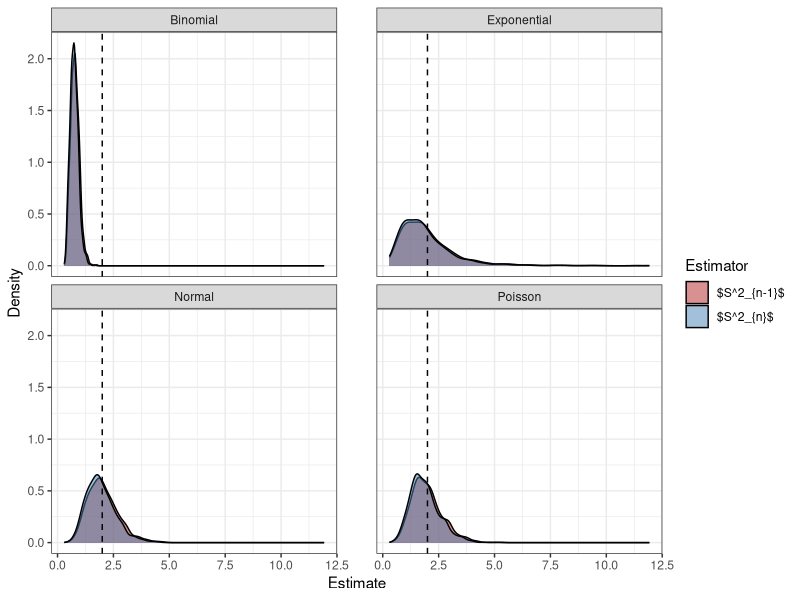

Generate this figure with R:
## ---- chunk 1
#| echo: false

default_chunk_hook  <- knitr::knit_hooks$get("chunk")

latex_font_size <- c("Huge", "huge", "LARGE", "Large", 
                     "large", "normalsize", "small", 
                     "footnotesize", "scriptsize", "tiny")

knitr::knit_hooks$set(chunk = function(x, options) {
  x <- default_chunk_hook(x, options)
  if(options$size %in% latex_font_size) {
    paste0("\n \\", options$size, "\n\n", 
      x, 
      "\n\n \\normalsize"
    )
  } else {
    x
  }
})
## ---- chunk 2
#| label: load-packages
#| include: false
library(tidyverse)
library(patchwork)
## ---- chunk 3
set.seed(7272)
n = 20

# Poisson:

pois = c(0)
Sn1p = c(0) 
Sn0p = c(0)

  for(i in 1:1000){
    rand = rpois(n = n, lambda = 2)
    mean = mean(rand)
    Sn1p[i] = var(rand)
    Sn0p[i] = ((n-1)/n)*var(rand)
  }


# Binomial:

binom = c(0)
Sn1b = c(0)
Sn0b = c(0)
p = (5-sqrt(21))/10

  for(i in 1:1000){
    rand = rbinom(n = 50, size = n, prob = p)
    mean = mean(rand)
    Sn1b[i] = var(rand)
    Sn0b[i] = ((n-1)/n)*var(rand)
  }

# Normal:

normal = c(0)
Sn1n = c(0)
Sn0n = c(0)

  for(i in 1:1000){
    rand = rnorm(n = n, mean = 0, sd = sqrt(2))
    mean = mean(rand)
    Sn1n[i] = var(rand)
    Sn0n[i] = ((n-1)/n)*var(rand)
  }

# Exponential:

exp = c(0)
Sn1e = c(0)
Sn0e = c(0)
p = (5-sqrt(21))/10

  for(i in 1:1000){
    rand = rexp(n = n, rate = 1/sqrt(2))
    mean = mean(rand)
    Sn1e[i] = var(rand)
    Sn0e[i] = ((n-1)/n)*var(rand)
  }

## ---- chunk 4
# Create tibble: 

data = tibble(
  Sn1 = c(Sn1p, Sn1b, Sn1n, Sn1e),
  Sn0 = c(Sn0p, Sn0b, Sn0n, Sn0e),
  Distribution = rep(c("Poisson", "Binomial", "Normal", "Exponential"), each = 1000),
) |>
  pivot_longer(c(Sn1, Sn0), names_to = "Estimator", values_to = "Estimate") |>
  mutate(Estimator = case_when(
    Estimator == "Sn1" ~ "$S^2_{n-1}$" ,
    Estimator == "Sn0" ~ "$S^2_{n}$"
  ))
## ---- chunk 5
#| label: fig-estimators
#| fig-cap: Distributions of Variance Estimators
ggplot(data, aes(x = Estimate, fill = Estimator)) +
  geom_density(alpha = 0.5) +
  geom_vline(xintercept = 2, linetype = "dashed") +
  facet_wrap(~ Distribution, ncol = 2) +
  theme_bw() +
  theme(panel.spacing.x = unit(1, "cm")) +
  scale_fill_manual(values = c("$S^2_{n-1}$" = "firebrick", "$S^2_{n}$" = "steelblue")) +
  labs(x = "Estimate", y = "Density", fill = "Estimator")
## ---- chunk 6
#| label: tbl-estimators
#| tbl-cap: Summary of Variance Estimators
data |> 
  group_by(Distribution, Estimator) |>
  summarize(
    Bias = mean(Estimate)-2,
    Precision = 1/var(Estimate),
    MSE = Bias^2 + var(Estimate)
  ) |>

knitr::kable(digits = 3)
